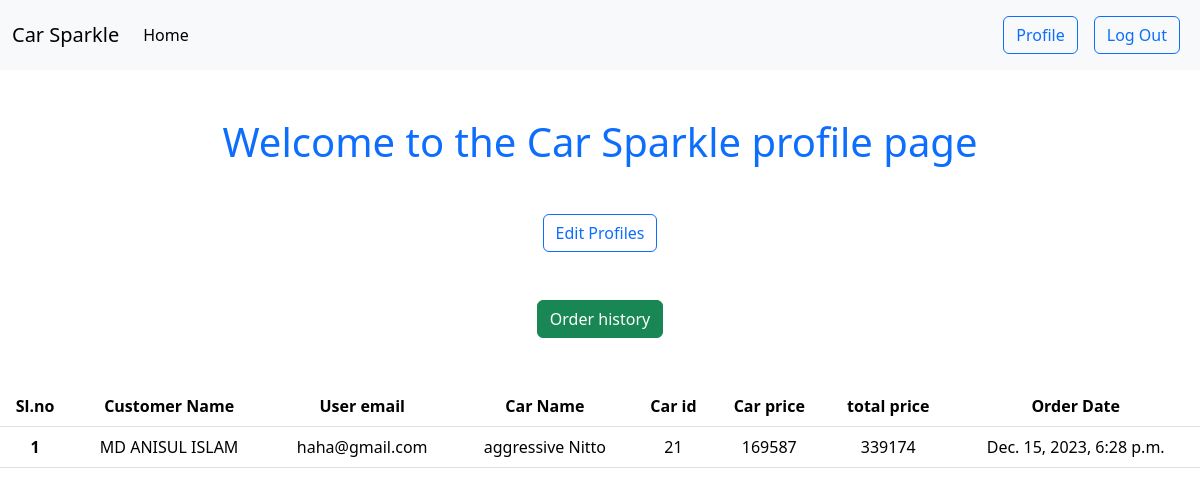
Page /people/profile/ (signed in) on the earlier database version.
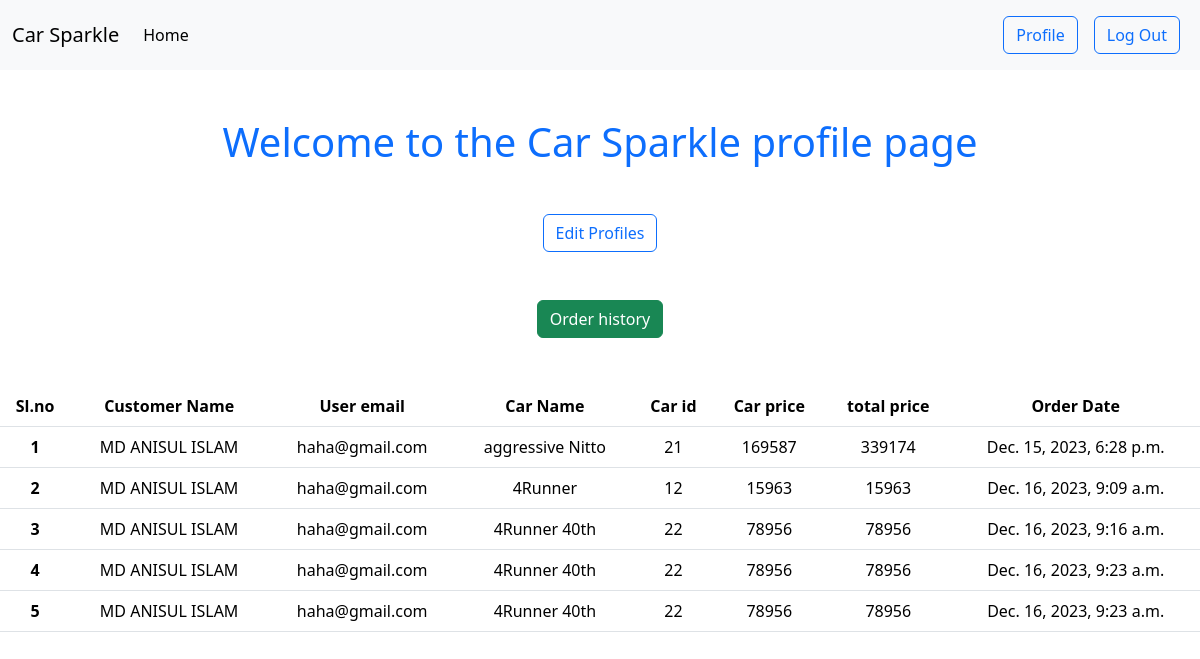
Same page on the later database version.
### car/models.py (models this page shows, shortened)
class Order(models.Model):
    user=models.ForeignKey(User,on_delete=models.CASCADE)
    car_model=models.ForeignKey(Car_Model,on_delete=models.CASCADE)
    quantity=models.PositiveIntegerField(default=1)
    created_on=models.DateTimeField(auto_now_add=True)
    updated_on=models.DateTimeField(auto_now=True)
    def total_price(self):
        return self.quantity * self.car_model.price

class Car_Model(models.Model):
    file=models.ImageField(upload_to='uploads/')
    car_name=models.CharField(max_length=100)
    description=models.TextField()
    price=models.IntegerField()
    quantity=models.IntegerField(null=True,blank=True,)
    brand=models.ForeignKey(BrandModel,on_delete=models.CASCADE)

### people/views.py (the view)
# urls.py: path("profile/", views.profileView.as_view(), name="profile"),
@method_decorator(login_required,name='dispatch')
class profileView(View):
    def get(self, request):
        orders=Order.objects.filter(user=request.user)
        return render(request, 'profile.html',{"orders":orders})

### people/templates/profile.html
{% extends 'base.html' %}
{% block content %}
<h1 class="text-center mt-5 mb-5 text-primary">Welcome to the Car Sparkle profile page</h1>
<div class="text-center">
  <div class="d-flex justify-content-center align-items-center gap-2">
    <a href="{% url 'edit_profile' %}">
      <button class="btn btn-outline-primary ">Edit Profiles</button>
    </a>
  </div>
  <h2 class="text-center mt-5 mb-5 text-white btn btn-success">Order history </h2>
  <div>
    <table class="table table-hover p-3 mb-5 mr-5">
      <thead>
        <tr>
          <th scope="col">Sl.no</th>
          <th scope="col">Customer Name</th>
          <th scope="col">User email</th>
          <th scope="col">Car Name</th>
          <th scope="col">Car id</th>
          <th scope="col">Car price</th>
          <th scope="col">total price</th>
          <th scope="col">Order Date</th>
        </tr>
      </thead>
      <tbody>
        {% for order in orders %}
        <tr>
          <th scope="row">{{ forloop.counter }}</th>
          <td>{{order.user.first_name}} {{order.user.last_name}}</td>
          <td>{{order.user.email}}</td>
          <td>{{order.car_model.car_name}}</td>
          <td>{{order.car_model.id}}</td>
          <td>{{order.car_model.price}}</td>
          <td>{{order.total_price}}</td>
          <td>{{ order.created_on}}</td>
        </tr>
        {% endfor %}
      </tbody>
    </table>
  </div>
</div>
{% endblock %}

### templates/base.html (shortened to what this page needs)
<!DOCTYPE html>
<html lang="en">
<head>
    <link href="https://cdn.jsdelivr.net/npm/bootstrap@5.3.2/dist/css/bootstrap.min.css" rel="stylesheet">
</head>
<body>
    <nav class="navbar navbar-expand-lg bg-body-tertiary">
        <div class="container-fluid">
          <a class="navbar-brand" href="{% url 'home' %}">Car Sparkle</a>
          <div class="collapse navbar-collapse" id="navbarTogglerDemo03">
            <ul class="navbar-nav me-auto mb-2 mb-lg-0">
              <li class="nav-item">
                <a class="nav-link active" aria-current="page" href="{% url 'home' %}">Home</a>
              </li>
            </ul>
            <form class="d-flex" role="search">
                <ul class="navbar-nav me-auto mb-2 mb-lg-0">
                    {% if request.user.is_authenticated %}
                    <li class="nav-item">
                        <a class="nav-link active" aria-current="page" href="{% url 'profile' %}"><button type="button" class="btn btn-outline-primary">Profile</button></a>
                      </li>
                      <li class="nav-item">
                        <a class="nav-link active" aria-current="page" href="{% url 'logOut' %}"><button type="button" class="btn btn-outline-primary">Log Out</button></a>
                      </li>
                    {% endif %}
                  </ul>
            </form>
          </div>
        </div>
      </nav>
    {% block content %}
    {% endblock %}
</body>
</html>

Differences in the rows shown:
added Order: user.first_name "MD ANISUL", user.last_name "ISLAM", user.email "haha@gmail.com", car_model.car_name "4Runner", car_model.id "12", car_model.price "15963", total_price "15963", created_on "Dec. 16, 2023, 9:09 a.m."
added Order: user.first_name "MD ANISUL", user.last_name "ISLAM", user.email "haha@gmail.com", car_model.car_name "4Runner 40th", car_model.id "22", car_model.price "78956", total_price "78956", created_on "Dec. 16, 2023, 9:16 a.m."
added Order: user.first_name "MD ANISUL", user.last_name "ISLAM", user.email "haha@gmail.com", car_model.car_name "4Runner 40th", car_model.id "22", car_model.price "78956", total_price "78956", created_on "Dec. 16, 2023, 9:23 a.m."
added Order: user.first_name "MD ANISUL", user.last_name "ISLAM", user.email "haha@gmail.com", car_model.car_name "4Runner 40th", car_model.id "22", car_model.price "78956", total_price "78956", created_on "Dec. 16, 2023, 9:23 a.m."
